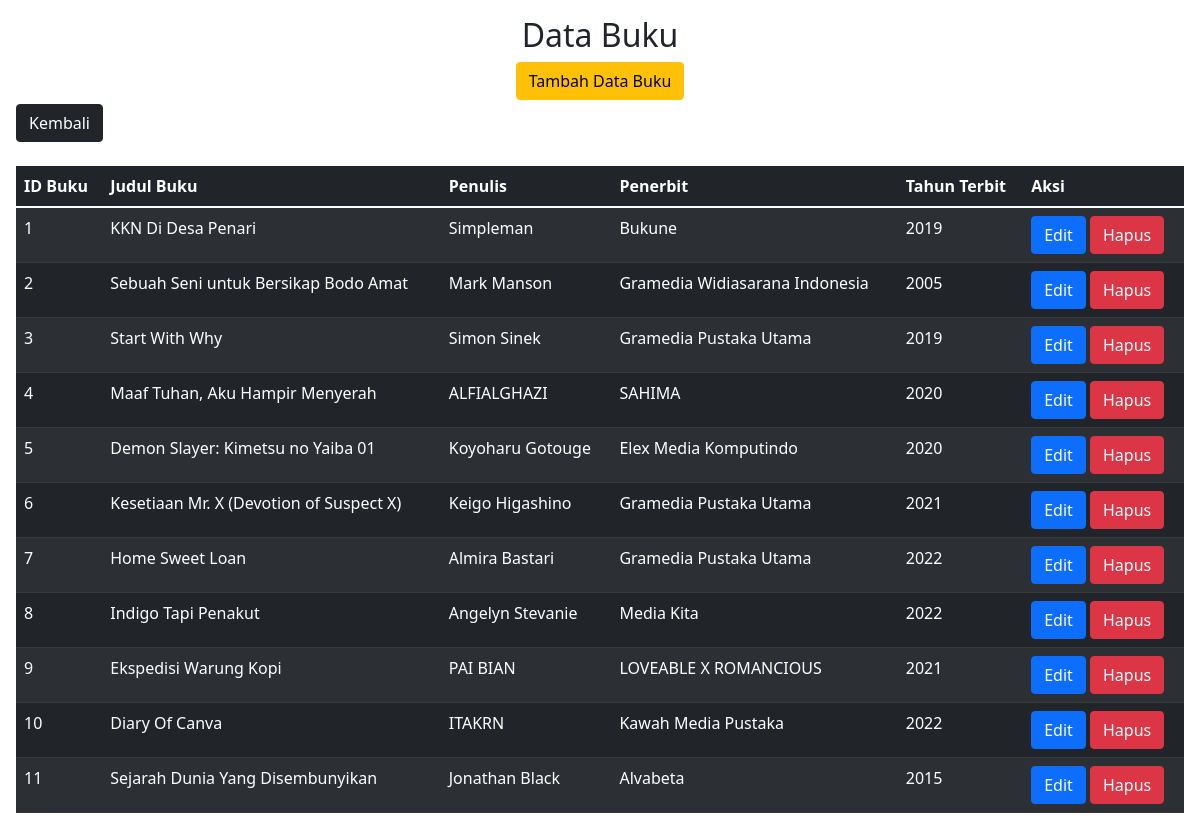
The page /Buku.php on the database its author committed.
### tables this page shows
CREATE TABLE `buku` (
  `id_buku` int(11) NOT NULL,
  `judul_buku` varchar(500) NOT NULL,
  `penulis` varchar(500) NOT NULL,
  `penerbit` varchar(250) NOT NULL,
  `tahun_terbit` int(11) NOT NULL
);

### Koneksi.php (called while the page is built)
<?php
function koneksi()
{
    try {
        $dbh = new PDO('mysql:host=localhost;dbname=perpustakaan', "root", "");
        $dbh->setAttribute( PDO::ATTR_ERRMODE, PDO::ERRMODE_EXCEPTION );
      }
      catch (PDOException $e) {
        print "Koneksi atau query bermasalah: " . $e->getMessage() . "<br/>";
        die();
      }
    return $dbh;
}
?>

### Model.php (the view, shortened to what this page needs)
<!DOCTYPE html>
<html lang="en">
<head>
    <link href="https://cdn.jsdelivr.net/npm/bootstrap@5.1.3/dist/css/bootstrap.min.css" rel="stylesheet">
</head>
<body>
</body>
</html>
<?php
require("./Koneksi.php");
function readData($nama_tabel)
{
    $stmt = koneksi()->prepare("SELECT * FROM $nama_tabel");
    $stmt-> execute();
    $result = $stmt-> fetchAll();
    if (!empty($result)) {
        if ($nama_tabel == "member") {
            foreach ($result as $hasil) {
                echo "<tr>";
                echo "<td>" . $hasil['id_member'] . "</td>";
                echo "<td>" . $hasil['nama_member'] . "</td>";
                echo "<td>" . $hasil['nomor_member'] . "</td>";
                echo "<td>" . $hasil['alamat'] . "</td>";
                echo "<td>" . $hasil["tgl_mendaftar"] . "</td>";
                echo "<td>" . $hasil["tgl_terakhir_bayar"] . "</td>";
                echo "<td>";
                echo "<a class='btn btn-primary' href='FormMember.php?id_member=" . $hasil['id_member'] . "'>Edit</a>";
                echo " ";
                echo "<a class='btn btn-danger' href='Member.php?id_member=" . $hasil['id_member'] . "' onclick=\"return confirm('Yakin Ingin Dihapus?')\">Hapus</a>";
                echo "</td>";
                echo "</tr>";
            }
        }
        elseif ($nama_tabel == "buku") {
            foreach ($result as $hasil) {
                echo "<tr>";
                echo "<td>" . $hasil['id_buku'] . "</td>";
                echo "<td>" . $hasil['judul_buku'] . "</td>";
                echo "<td>" . $hasil['penulis'] . "</td>";
                echo "<td>" . $hasil['penerbit'] . "</td>";
                echo "<td>" . $hasil["tahun_terbit"] . "</td>";
                echo "<td>";
                echo "<a class='btn btn-primary' href='FormBuku.php?id_buku=" . $hasil['id_buku'] . "'>Edit</a>";
                echo "<a class='btn btn-danger' href='Buku.php?id_buku=" . $hasil['id_buku'] . "' onclick=\"return confirm('Yakin Ingin Dihapus?')\">Hapus</a>";
                echo "</td>";
                echo "</tr>";
            }
        }
    }
}

### Buku.php (shortened to what this page needs)
<!DOCTYPE html>
<html lang="en">
<head>
    <link href="https://cdn.jsdelivr.net/npm/bootstrap@5.1.3/dist/css/bootstrap.min.css" rel="stylesheet">
</head>
<body class="p-3">
    <?php
        require('./Model.php');
    ?>
    <h2><center>Data Buku</center></h2>
    <center><a href="FormBuku.php"><button class="btn btn-warning mb-1">Tambah Data Buku</button></a></center>
    <a href="index.php"><button class="btn btn-dark mb-4">Kembali</button></a>
    <table class="table table-striped table-dark">
    <thead>
        <tr>
            <th>ID Buku</th>
            <th>Judul Buku</th>
            <th>Penulis</th>
            <th>Penerbit</th>
            <th>Tahun Terbit</th>
            <th>Aksi</th>
        </tr>
    </thead>
    <?php readData("buku") ?>
    </table>
</body>
</html>

### rows shown on the page
buku: id_buku "1", judul_buku "KKN Di Desa Penari", penulis "Simpleman", penerbit "Bukune", tahun_terbit "2019"
buku: id_buku "2", judul_buku "Sebuah Seni untuk Bersikap Bodo Amat", penulis "Mark Manson", penerbit "Gramedia Widiasarana Indonesia", tahun_terbit "2005"
buku: id_buku "3", judul_buku "Start With Why", penulis "Simon Sinek", penerbit "Gramedia Pustaka Utama", tahun_terbit "2019"
buku: id_buku "4", judul_buku "Maaf Tuhan, Aku Hampir Menyerah", penulis "ALFIALGHAZI", penerbit "SAHIMA", tahun_terbit "2020"
buku: id_buku "5", judul_buku "Demon Slayer: Kimetsu no Yaiba 01", penulis "Koyoharu Gotouge", penerbit "Elex Media Komputindo", tahun_terbit "2020"
buku: id_buku "6", judul_buku "Kesetiaan Mr. X (Devotion of Suspect X)", penulis "Keigo Higashino", penerbit "Gramedia Pustaka Utama", tahun_terbit "2021"
buku: id_buku "7", judul_buku "Home Sweet Loan", penulis "Almira Bastari", penerbit "Gramedia Pustaka Utama", tahun_terbit "2022"
buku: id_buku "8", judul_buku "Indigo Tapi Penakut", penulis "Angelyn Stevanie", penerbit "Media Kita", tahun_terbit "2022"
buku: id_buku "9", judul_buku "Ekspedisi Warung Kopi", penulis "PAI BIAN", penerbit "LOVEABLE X ROMANCIOUS", tahun_terbit "2021"
buku: id_buku "10", judul_buku "Diary Of Canva", penulis "ITAKRN", penerbit "Kawah Media Pustaka", tahun_terbit "2022"
buku: id_buku "11", judul_buku "Sejarah Dunia Yang Disembunyikan", penulis "Jonathan Black", penerbit "Alvabeta", tahun_terbit "2015"
